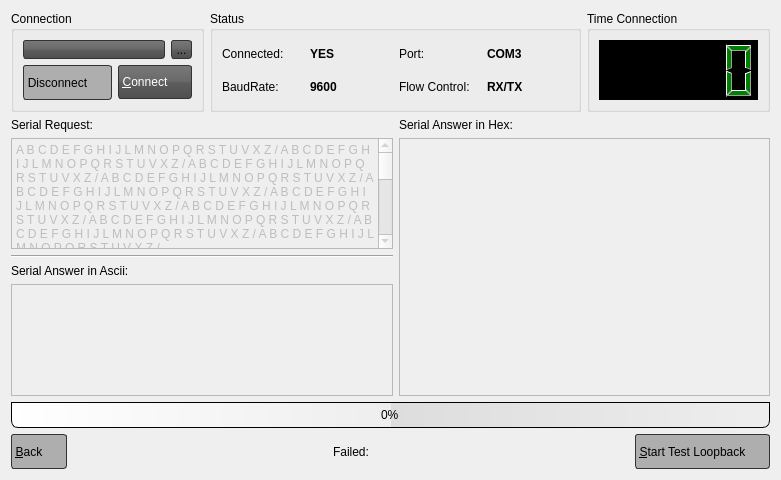
<?xml version="1.0" encoding="UTF-8"?>
<ui version="4.0">
 <author>Ederson Moura &lt;ederson.moura@resource.com.br&gt;</author>
 <class>SerialLoopBackFit</class>
 <widget class="QWidget" name="SerialLoopBackFit">
  <property name="geometry">
   <rect>
    <x>0</x>
    <y>0</y>
    <width>781</width>
    <height>480</height>
   </rect>
  </property>
  <property name="windowTitle">
   <string>Loopback - Serial tests</string>
  </property>
  <property name="windowIcon">
   <iconset resource="../images.qrc">
    <normaloff>:/res/images/app-icon.png</normaloff>:/res/images/app-icon.png</iconset>
  </property>
  <property name="styleSheet">
   <string notr="true">QLineEdit {
    border: 2px solid #333333;
    border-radius: 3px;
    padding: 1px 23px 1px 3px;
}

QPushButton:hover, QToolButton:hover {
    background: qlineargradient(x1 : 0, y1 : 0, x2 : 0, y2 :   1, stop :   0.0 #ffd9aa, stop : 0.5 #ffbb6e, stop : 0.55 #feae42, stop : 1.0 #fedb74);
}

QPushButton {
    border: 1px solid #333333;
    border-radius: 3px;
    padding: 1px 23px 1px 3px;
	background: qlineargradient(x1:0, y1:0, x2:0, y2:1, stop:0 #797979, stop:0.48 #696969, stop:0.52 #5e5e5e, stop:1 #4f4f4f);
    color: white;
    font: bold large &quot;Arial&quot;;
    height: 30px;
}

QPushButton:pressed {
    background: qlineargradient(x1 : 0, y1 : 0, x2 : 0, y2 :   1, stop :   0.0 #c0dbff, stop : 0.5 #cfd26f, stop : 0.55 #c7df6f, stop : 1.0 #f5f9ff);
    padding-top: 2px;
    padding-left: 3px;
}

QPushButton:on {
    background: qlineargradient(x1 : 0, y1 : 0, x2 : 0, y2 :   1, stop :   0.0 #5AA72D, stop : 0.5 #B3E296, stop : 0.55 #B3E296, stop : 1.0 #f5f9ff);
    padding-top: 2px;
    padding-left: 3px;
}

QPushButton:disabled {
    background: transparent #aeaeae;
    padding-top: 2px;        
    padding-left: 3px;
    color: black;
}

QToolButton {
    border: 1px solid #333333;
    border-radius: 3px;
	background: qlineargradient(x1:0, y1:0, x2:0, y2:1, stop:0 #797979, stop:0.48 #696969, stop:0.52 #5e5e5e, stop:1 #4f4f4f);
}

QProgressBar {
    border: 1px solid black;
    text-align: center;
    padding: 1px;
    border-bottom-right-radius: 7px;
    border-bottom-left-radius: 7px;
    background: QLinearGradient( x1: 0, y1: 0, x2: 1, y2: 0, stop: 0 #fff, stop: 0.4999 #eee, stop: 0.5 #ddd, stop: 1 #eee );
    width: 15px;
}

QProgressBar::chunk {
    background: QLinearGradient( x1: 0, y1: 0, x2: 1, y2: 0,stop: 0 #78d,stop: 0.4999 #46a,stop: 0.5 #45a,stop: 1 #238 );
    border-bottom-right-radius: 7px;
    border-bottom-left-radius: 7px;
    border: 1px solid black;
}

QLCDNumber {
    background-color:black;
    color:green;
    font: bold large &quot;Arial&quot;;
    height: 30px;
}

QTabWidget, QStackedWidget {
    background: none;
    color: white;
    font: bold large &quot;Arial&quot;;
    height: 30px;
}

QTabWidget::pane {
    border: 0px;
    top: 0.1em;
    border-width: 1px;
    border-style: solid;
    border-color: grey;
}

QTabBar::tab {
    width: 150px;
    margin-left: 0.5;
    margin-right: 0.5;
    border: 1px solid #7a7a7a;
    border-top-left-radius: 4px;
    border-top-right-radius: 4px;
    padding: 15px 19px 15px 19px;
}

QTabBar::tab:!selected {
   margin-top: 2px;
}

QTabBar::tab:selected {
    margin-top: -1px;
   background: qlineargradient(x1:0, y1:0, x2:0, y2:1, stop:0 #797979, stop:0.48 #696969, stop:0.52 #5e5e5e, stop:1 #4f4f4f);
    color: white;
}

QTabBar::tab:hover {
    text-decoration: underline;
     background: qlineargradient(x1 : 0, y1 : 0, x2 : 0, y2 :   1, stop :   0.0 #ffd9aa, stop : 0.5 #ffbb6e, stop : 0.55 #feae42, stop :   1.0 #fedb74);
}

QTabBar::tab::bottom {
    border-bottom-left-radius: 4px;
    border-bottom-right-radius: 4px;
    border-top-left-radius: 0px;
    border-top-right-radius: 0px;
    padding: 15px 19px 15px 19px;
}

QComboBox {
	border: 1px solid #333333;
	border-radius: 3px;
	background: qlineargradient(x1:0, y1:0, x2:0, y2:1, stop:0 #797979, stop:0.48 #696969, stop:0.52 #5e5e5e, stop:1 #4f4f4f);
	padding: 1px 23px 1px 3px;
	min-width: 6em;
    color: white;
    font: bold large &quot;Arial&quot;;
    height: 30px;
}

QComboBox:hover {
    text-decoration: underline;
     background: qlineargradient(x1 : 0, y1 : 0, x2 : 0, y2 :   1, stop :   0.0 #ffd9aa, stop : 0.5 #ffbb6e, stop : 0.55 #feae42, stop :   1.0 #fedb74);
}

QComboBox::drop-down {
	subcontrol-origin: padding;
	subcontrol-position: top right;
	width: 20px;
 
	border-top-right-radius: 3px;
	border-bottom-right-radius: 3px;
}

QComboBox::down-arrow {
     image: url(:res/images/combo-arrow-down.png);
}
 
QComboBox QAbstractView{
	background-color: #4f4f4f;
	color: #999999;
	selection-background-color: #999999;
	selection-color: #4f4f4f;
}

QComboBox QAbstractItemView {
    background-color: #4f4f4f;
    color: white;
   selection-background-color: qlineargradient(x1 : 0, y1 : 0, x2 : 0, y2 :   1, stop :   0.0 #ffd9aa, stop : 0.5 #ffbb6e, stop : 0.55 #feae42, stop : 1.0 #fedb74);
}
</string>
  </property>
  <layout class="QGridLayout" name="gridLayout_3">
   <item row="0" column="0">
    <widget class="QGroupBox" name="selectBoxConnection">
     <property name="title">
      <string>Connection</string>
     </property>
     <layout class="QGridLayout" name="gridLayout_5">
      <item row="0" column="0">
       <layout class="QGridLayout" name="gridLayout_2">
        <item row="0" column="0">
         <widget class="QComboBox" name="comboBoxSerial">
          <property name="sizePolicy">
           <sizepolicy hsizetype="Preferred" vsizetype="Ignored">
            <horstretch>0</horstretch>
            <verstretch>0</verstretch>
           </sizepolicy>
          </property>
          <property name="styleSheet">
           <string notr="true"/>
          </property>
          <property name="iconSize">
           <size>
            <width>32</width>
            <height>32</height>
           </size>
          </property>
         </widget>
        </item>
        <item row="0" column="1">
         <widget class="QToolButton" name="toolButtonLoopBack">
          <property name="styleSheet">
           <string notr="true"/>
          </property>
          <property name="text">
           <string>...</string>
          </property>
          <property name="icon">
           <iconset resource="../images.qrc">
            <normaloff>:/res/images/settings.png</normaloff>:/res/images/settings.png</iconset>
          </property>
          <property name="iconSize">
           <size>
            <width>32</width>
            <height>32</height>
           </size>
          </property>
         </widget>
        </item>
       </layout>
      </item>
      <item row="1" column="0">
       <layout class="QGridLayout" name="gridLayout_6">
        <item row="0" column="0">
         <widget class="QPushButton" name="pushButtonDisconnect">
          <property name="enabled">
           <bool>false</bool>
          </property>
          <property name="text">
           <string>Disconnect</string>
          </property>
          <property name="icon">
           <iconset resource="../images.qrc">
            <normaloff>:/res/images/disconnect.png</normaloff>:/res/images/disconnect.png</iconset>
          </property>
          <property name="iconSize">
           <size>
            <width>32</width>
            <height>32</height>
           </size>
          </property>
         </widget>
        </item>
        <item row="0" column="1">
         <widget class="QPushButton" name="pushButtonConnect">
          <property name="styleSheet">
           <string notr="true"/>
          </property>
          <property name="text">
           <string>&amp;Connect</string>
          </property>
          <property name="icon">
           <iconset resource="../images.qrc">
            <normaloff>:/res/images/connect.png</normaloff>:/res/images/connect.png</iconset>
          </property>
          <property name="iconSize">
           <size>
            <width>32</width>
            <height>32</height>
           </size>
          </property>
         </widget>
        </item>
       </layout>
      </item>
     </layout>
    </widget>
   </item>
   <item row="0" column="1" colspan="2">
    <widget class="QGroupBox" name="selectBoxStatus">
     <property name="title">
      <string>Status</string>
     </property>
     <layout class="QGridLayout" name="gridLayout_7">
      <item row="0" column="0">
       <widget class="QLabel" name="label_3">
        <property name="text">
         <string>Connected:</string>
        </property>
       </widget>
      </item>
      <item row="0" column="1">
       <widget class="QLabel" name="labelConnect">
        <property name="sizePolicy">
         <sizepolicy hsizetype="Preferred" vsizetype="Preferred">
          <horstretch>0</horstretch>
          <verstretch>0</verstretch>
         </sizepolicy>
        </property>
        <property name="font">
         <font>
          <weight>75</weight>
          <bold>true</bold>
         </font>
        </property>
        <property name="text">
         <string>YES</string>
        </property>
        <property name="textFormat">
         <enum>Qt::AutoText</enum>
        </property>
       </widget>
      </item>
      <item row="0" column="2">
       <widget class="QLabel" name="label_10">
        <property name="text">
         <string>Port:</string>
        </property>
       </widget>
      </item>
      <item row="0" column="3">
       <widget class="QLabel" name="labelPortName">
        <property name="font">
         <font>
          <weight>75</weight>
          <bold>true</bold>
         </font>
        </property>
        <property name="text">
         <string>COM3</string>
        </property>
       </widget>
      </item>
      <item row="1" column="0">
       <widget class="QLabel" name="label_11">
        <property name="text">
         <string>BaudRate:</string>
        </property>
       </widget>
      </item>
      <item row="1" column="1">
       <widget class="QLabel" name="labelBaudRate">
        <property name="font">
         <font>
          <weight>75</weight>
          <bold>true</bold>
         </font>
        </property>
        <property name="text">
         <string>9600</string>
        </property>
       </widget>
      </item>
      <item row="1" column="3">
       <widget class="QLabel" name="labelFlowControl">
        <property name="font">
         <font>
          <weight>75</weight>
          <bold>true</bold>
         </font>
        </property>
        <property name="text">
         <string>RX/TX</string>
        </property>
       </widget>
      </item>
      <item row="1" column="2">
       <widget class="QLabel" name="label_4">
        <property name="text">
         <string>Flow Control:</string>
        </property>
       </widget>
      </item>
     </layout>
    </widget>
   </item>
   <item row="0" column="3">
    <widget class="QGroupBox" name="selectBoxTimeConnection">
     <property name="sizePolicy">
      <sizepolicy hsizetype="Preferred" vsizetype="Preferred">
       <horstretch>0</horstretch>
       <verstretch>0</verstretch>
      </sizepolicy>
     </property>
     <property name="title">
      <string>Time Connection</string>
     </property>
     <layout class="QGridLayout" name="gridLayout_8">
      <item row="0" column="0">
       <widget class="QLCDNumber" name="lcdNumber">
        <property name="styleSheet">
         <string notr="true"/>
        </property>
       </widget>
      </item>
     </layout>
    </widget>
   </item>
   <item row="1" column="0" colspan="2">
    <layout class="QGridLayout" name="gridLayout_4">
     <item row="1" column="0">
      <widget class="QPlainTextEdit" name="plainTextEditRequest">
       <property name="enabled">
        <bool>false</bool>
       </property>
       <property name="plainText">
        <string>A B C D E F G H I J L M N O P Q R S T U V X Z / A B C D E F G H I J L M N O P Q R S T U V X Z / A B C D E F G H I J L M N O P Q R S T U V X Z / A B C D E F G H I J L M N O P Q R S T U V X Z / A B C D E F G H I J L M N O P Q R S T U V X Z / A B C D E F G H I J L M N O P Q R S T U V X Z / A B C D E F G H I J L M N O P Q R S T U V X Z / A B C D E F G H I J L M N O P Q R S T U V X Z / A B C D E F G H I J L M N O P Q R S T U V X Z / A B C D E F G H I J L M N O P Q R S T U V X Z /

1 2 3 4 5 6 7 8 9 / 1 2 3 4 5 6 7 8 9 / 1 2 3 4 5 6 7 8 9 / 1 2 3 4 5 6 7 8 9 / 1 2 3 4 5 6 7 8 9 / 1 2 3 4 5 6 7 8 9 / 1 2 3 4 5 6 7 8 9 / 1 2 3 4 5 6 7 8 9 / 1 2 3 4 5 6 7 8 9 / 

     _...--~~--..._
      /  _  ,-.   _  \
      \ (_) `-`oO(_) /       Imperial
       &quot;~._      _.~&quot;        Probe Droid
     ,-----&quot;&quot;&quot;&quot;&quot;&quot;----.
 _  ( | | | | | | | | )~~~&lt;
O-`--\|_|_|_|_|_|_|_|/'.SSt
    ._,' |#|: |J|#|'._
     &quot;   // ; `  \\  &quot;
        (/ (_    (/
       __\       /
     _|         (
     /           \
                  \_
                   \\

    _...--~~--..._
      /  _  ,-.   _  \
      \ (_) `-`oO(_) /       Imperial
       &quot;~._      _.~&quot;        Probe Droid
     ,-----&quot;&quot;&quot;&quot;&quot;&quot;----.
 _  ( | | | | | | | | )~~~&lt;
O-`--\|_|_|_|_|_|_|_|/'.SSt
    ._,' |#|: |J|#|'._
     &quot;   // ; `  \\  &quot;
        (/ (_    (/
       __\       /
     _|         (
     /           \
                  \_
                   \\</string>
       </property>
      </widget>
     </item>
     <item row="0" column="0">
      <widget class="QLabel" name="label_2">
       <property name="text">
        <string>Serial Request:</string>
       </property>
      </widget>
     </item>
    </layout>
   </item>
   <item row="1" column="2" rowspan="3" colspan="2">
    <layout class="QGridLayout" name="gridLayout_10">
     <item row="1" column="0">
      <widget class="QPlainTextEdit" name="plainTextEditResponseCommands">
       <property name="enabled">
        <bool>false</bool>
       </property>
       <property name="plainText">
        <string/>
       </property>
      </widget>
     </item>
     <item row="0" column="0">
      <widget class="QLabel" name="label_5">
       <property name="text">
        <string>Serial Answer in Hex:</string>
       </property>
      </widget>
     </item>
    </layout>
   </item>
   <item row="2" column="0" colspan="2">
    <widget class="Line" name="line">
     <property name="orientation">
      <enum>Qt::Horizontal</enum>
     </property>
    </widget>
   </item>
   <item row="3" column="0" colspan="2">
    <layout class="QGridLayout" name="gridLayout_9">
     <item row="0" column="0">
      <widget class="QLabel" name="label">
       <property name="text">
        <string>Serial Answer in Ascii:</string>
       </property>
      </widget>
     </item>
     <item row="1" column="0">
      <widget class="QPlainTextEdit" name="plainTextEditAnswer">
       <property name="enabled">
        <bool>false</bool>
       </property>
       <property name="frameShape">
        <enum>QFrame::StyledPanel</enum>
       </property>
       <property name="frameShadow">
        <enum>QFrame::Sunken</enum>
       </property>
       <property name="lineWidth">
        <number>1</number>
       </property>
       <property name="midLineWidth">
        <number>0</number>
       </property>
       <property name="readOnly">
        <bool>false</bool>
       </property>
       <property name="plainText">
        <string/>
       </property>
      </widget>
     </item>
    </layout>
   </item>
   <item row="4" column="0" colspan="4">
    <widget class="QProgressBar" name="progressBar">
     <property name="maximum">
      <number>10</number>
     </property>
     <property name="value">
      <number>0</number>
     </property>
    </widget>
   </item>
   <item row="5" column="0" colspan="4">
    <layout class="QGridLayout" name="gridLayout">
     <item row="0" column="0">
      <widget class="QPushButton" name="pushButtonBack">
       <property name="enabled">
        <bool>false</bool>
       </property>
       <property name="autoFillBackground">
        <bool>false</bool>
       </property>
       <property name="text">
        <string>&amp;Back</string>
       </property>
       <property name="icon">
        <iconset resource="../images.qrc">
         <normaloff>:/res/images/back-run.png</normaloff>:/res/images/back-run.png</iconset>
       </property>
       <property name="iconSize">
        <size>
         <width>35</width>
         <height>35</height>
        </size>
       </property>
      </widget>
     </item>
     <item row="0" column="1">
      <spacer name="horizontalSpacer_6">
       <property name="orientation">
        <enum>Qt::Horizontal</enum>
       </property>
       <property name="sizeHint" stdset="0">
        <size>
         <width>228</width>
         <height>20</height>
        </size>
       </property>
      </spacer>
     </item>
     <item row="0" column="2">
      <widget class="QLabel" name="labelMsg">
       <property name="text">
        <string>Failed:</string>
       </property>
      </widget>
     </item>
     <item row="0" column="3">
      <spacer name="horizontalSpacer">
       <property name="orientation">
        <enum>Qt::Horizontal</enum>
       </property>
       <property name="sizeHint" stdset="0">
        <size>
         <width>188</width>
         <height>20</height>
        </size>
       </property>
      </spacer>
     </item>
     <item row="0" column="4">
      <widget class="QPushButton" name="pushButtonOk">
       <property name="enabled">
        <bool>false</bool>
       </property>
       <property name="autoFillBackground">
        <bool>false</bool>
       </property>
       <property name="text">
        <string>&amp;Start Test Loopback</string>
       </property>
       <property name="icon">
        <iconset resource="../images.qrc">
         <normaloff>:/res/images/manual.png</normaloff>:/res/images/manual.png</iconset>
       </property>
       <property name="iconSize">
        <size>
         <width>35</width>
         <height>35</height>
        </size>
       </property>
      </widget>
     </item>
    </layout>
   </item>
  </layout>
 </widget>
 <resources>
  <include location="../images.qrc"/>
 </resources>
 <connections/>
</ui>
